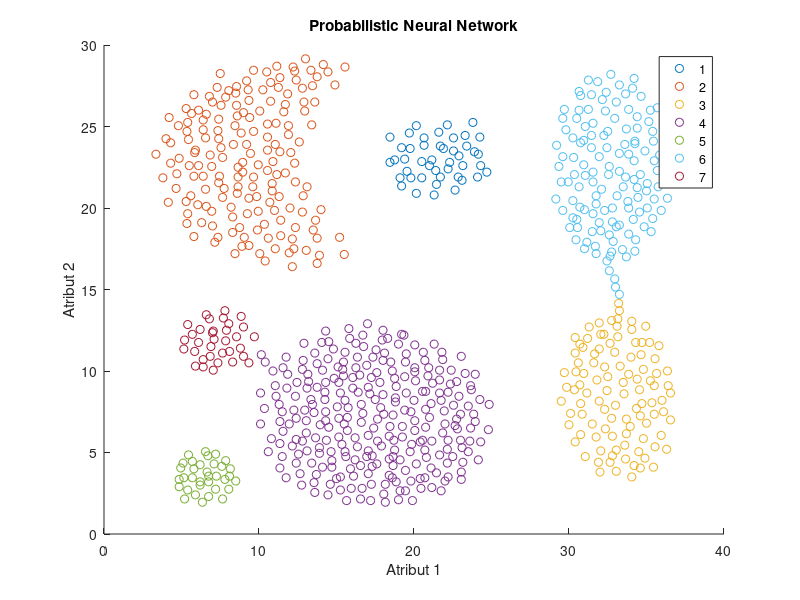

MATLAB code for this plot: (Note: this script raises an error after producing the figure.)
% Nama: Dindin Dhino Alamsyah
% NIM : 1301144360

close all;
clear;
clc;

% 19(a) Visualisasi data
dataset = load('Aggregation.csv');
figure;
gscatter(dataset(:,1), dataset(:,2), dataset(:,3));
title('Probabilistic Neural Network');
xlabel('Atribut 1');
ylabel('Atribut 2');

% 19(b) Pilih 3 data secara random sebagai data tes, sisanya sebagai data training
r = randperm(length(dataset));
r = r(1:3);
r = sort(r);
fprintf('Data object yang dijadikan data tes (index): %i, %i, dan %i \n', r(1), r(2), r(3));
datates = [dataset(r(1),:); dataset(r(2),:); dataset(r(3),:)]
datatrain = dataset([1:r(1)-1, r(1)+1:r(2)-1, r(2)+1:r(3)-1, r(3)+1:end],:);

% 19(c) Implementasi PNN
prediksi = PNN(datatrain, [datates(:,1) datates(:,2)])
benar = 0;
for i=1:length(prediksi)
    if prediksi(i)==datates(i,3)
        benar = benar+1;
    end
end
fprintf('Akurasi: %d', 100*benar/length(prediksi));
disp('%');

% 19(d) Plot decision boundaries
decbound2D(dataset(:,1), dataset(:,2), dataset(:,3))